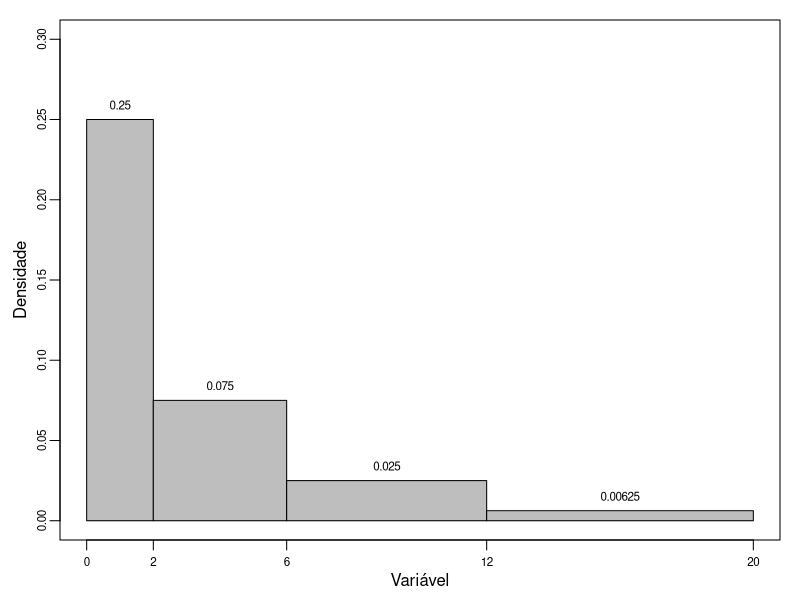

Source code (R):
## ---- chunk 1
knitr::opts_chunk$set(echo = TRUE)
## ---- chunk 2
n_i <- c(50, 30, 15, 5)
f_i <- n_i/sum(n_i)
brs <- c(0, 2, 6, 12, 20)
d_i <- f_i/diff(brs)
par(mar=c(3,3,1,1), cex.axis=.7, mgp = c(3,.5,0))
plot(0, type='n', xlim=range(brs), ylim=c(0, 1.2*max(d_i)), xlab='', ylab='', main='', xaxt="n")
rect(xleft = brs[-length(brs)], xright = brs[-1], ybottom = 0, ytop = d_i, col = 'gray')
mtext(side = 2, text = 'Densidade', line = 1.5)
mtext(side = 1, text = 'Variável', line = 1.5)
axis(side=1, at=brs, labels = T)
text(x = (brs[-1] + brs[-length(brs)])/2, y = d_i, labels = d_i, pos = 3, cex=.7)
## ---- chunk 3
n <- 10
pr_lotes <- c(.5, .3, .2)
pr_00_lotes <- c(1, (n-1)*(n-2)/(n*(n-1)), (n-2)*(n-3)/(n*(n-1)))
pr_00 <- sum(pr_00_lotes*pr_lotes)
pr_lotes_00 <- pr_00_lotes*pr_lotes/pr_00
pr_10_lotes <- c(0, 2*(1)*(n-1)/(n*(n-1)), 2*(2)*(n-2)/(n*(n-1)))
pr_10 <- sum(pr_10_lotes*pr_lotes)
pr_lotes_10 <- pr_10_lotes*pr_lotes/pr_10
## ---- chunk 4
nn <- 4
pp <- 0.8
